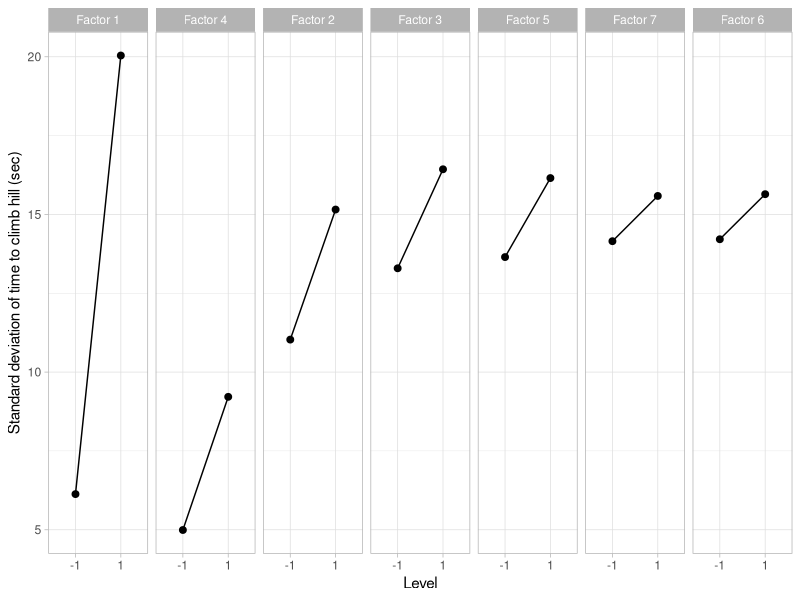

This figure's R source:
## ---- chunk 1
#| code-fold: true
#| label: setup-doe-standard-deviation-plot
#| message: false
library(tidyverse)

# BOXBIKE2.DAT: Box, Hunter & Hunter (1978), "Statistics for Experimenters",
# Wiley, p. 391. A 2^(7-4) fractional factorial design measuring the time
# to climb a hill on a bicycle, with 7 two-level factors: seat height (X1),
# dynamo engaged (X2), handlebar angle (X3), gear (X4), raincoat on/off
# (X5), breakfast (X6), and tire pressure (X7). This 8-run table is entered
# directly, exactly as given in the source data file.
#
# Note: with only a single response value per factor level in this 8-run
# design, a "standard deviation for a level" is computed here across the 4
# runs sharing that level of the given factor (i.e., holding one factor
# fixed and varying the other six) -- treating those 4 responses as repeat
# measurements for the purpose of illustrating the plot, following the
# source page's construction.
boxbike2 <- tribble(
  ~Y, ~X1, ~X2, ~X3, ~X4, ~X5, ~X6, ~X7,
  69, -1, -1, -1,  1,  1,  1, -1,
  52,  1, -1, -1, -1, -1,  1,  1,
  60, -1,  1, -1, -1,  1, -1,  1,
  83,  1,  1, -1,  1, -1, -1, -1,
  71, -1, -1,  1,  1, -1, -1,  1,
  50,  1, -1,  1, -1,  1, -1, -1,
  59, -1,  1,  1, -1, -1,  1, -1,
  88,  1,  1,  1,  1,  1,  1,  1
)

boxbike2_sds <- boxbike2 |>
  pivot_longer(starts_with("X"), names_to = "factor", names_prefix = "X", values_to = "level") |>
  mutate(factor = as.integer(factor)) |>
  summarise(sd_y = sd(Y), .by = c(factor, level)) |>
  mutate(effect = max(sd_y) - min(sd_y), .by = factor)

factor_order <- boxbike2_sds |> distinct(factor, effect) |> arrange(desc(effect)) |> pull(factor)
boxbike2_sds <- boxbike2_sds |> mutate(factor = factor(factor, levels = factor_order))
## ---- chunk 2
#| code-fold: true
#| label: fig-doe-standard-deviation-plot-sample
#| fig-cap: "DOE standard deviation plot of the BOXBIKE2.DAT data set, factors ordered by effect size"
ggplot(boxbike2_sds, aes(factor(level), sd_y, group = factor)) +
  geom_line() +
  geom_point(size = 2) +
  facet_wrap(~factor, nrow = 1, labeller = labeller(factor = ~ paste("Factor", .))) +
  labs(x = "Level", y = "Standard deviation of time to climb hill (sec)") +
  theme_light()
